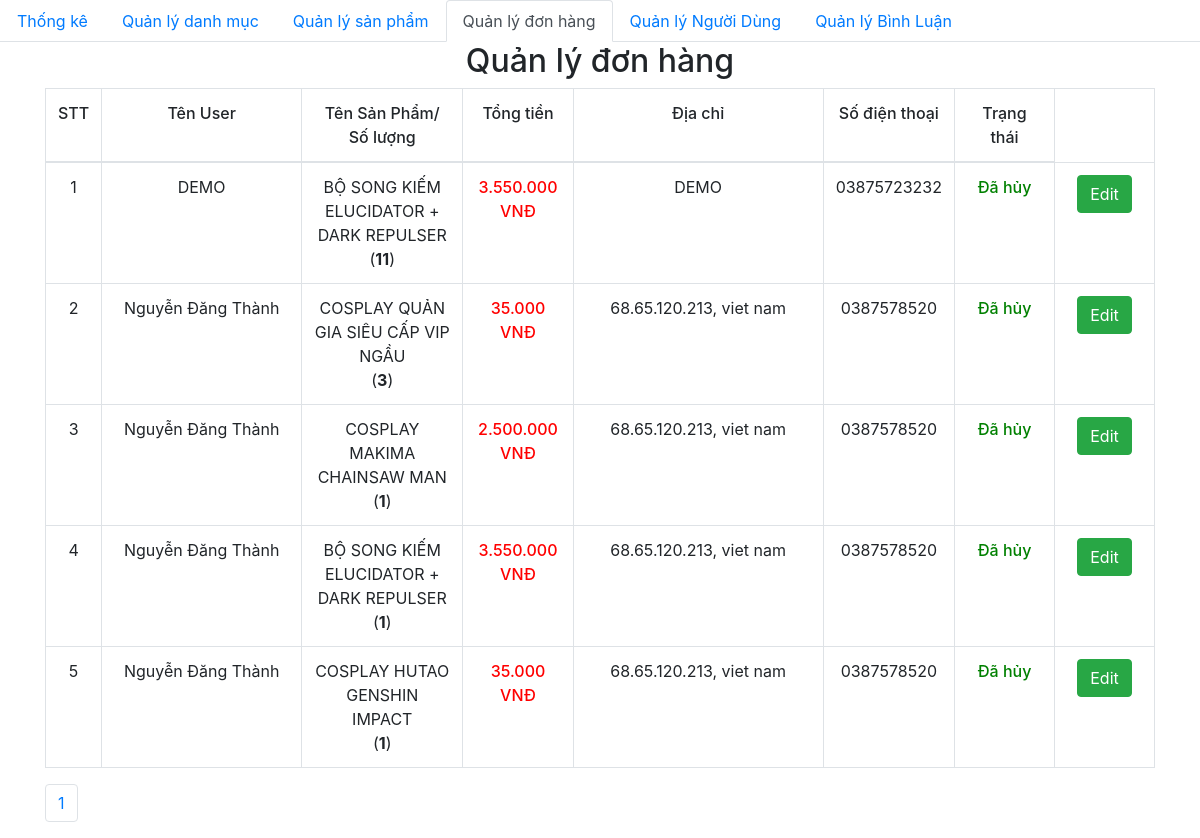
Screenshot of /admin/dashboard.php with the database file from the repository.
### tables this page shows
CREATE TABLE `order_details` (
  `id` int NOT NULL,
  `order_id` int NOT NULL,
  `product_id` int NOT NULL,
  `id_user` int NOT NULL,
  `num` int NOT NULL,
  `price` float NOT NULL,
  `status` varchar(255) NOT NULL
);

CREATE TABLE `orders` (
  `id` int NOT NULL,
  `fullname` varchar(100) NOT NULL,
  `phone_number` varchar(20) NOT NULL,
  `email` varchar(150) NOT NULL,
  `address` varchar(200) NOT NULL,
  `note` varchar(255) DEFAULT NULL,
  `order_date` datetime DEFAULT NULL
);

CREATE TABLE `product` (
  `id` int NOT NULL,
  `title` varchar(200) NOT NULL,
  `price` float NOT NULL,
  `number` float NOT NULL,
  `thumbnail` varchar(500) NOT NULL,
  `content` longtext NOT NULL,
  `id_category` int NOT NULL,
  `created_at` datetime DEFAULT NULL,
  `updated_at` datetime DEFAULT NULL,
  `luot_xem` int NOT NULL,
  `so_comments` int NOT NULL
);

### admin/database/dbhelper.php (called while the page is built, shortened)
<?php
function executeResult($sql)
{
	$con = mysqli_connect(HOST, USERNAME, PASSWORD, DATABASE);
	$result = mysqli_query($con, $sql);
	$data   = [];
	while ($row = mysqli_fetch_array($result, 1)) {
		$data[] = $row;
	}
	return $data;
}

### admin/dashboard.php (the view, shortened to what this page needs)
<?php require_once('database/dbhelper.php'); ?>
<!DOCTYPE html>
<html>
<head>
    <link rel="stylesheet" href="https://maxcdn.bootstrapcdn.com/bootstrap/4.4.1/css/bootstrap.min.css">
    <link href="https://cdn.jsdelivr.net/npm/summernote@0.8.18/dist/summernote.min.css" rel="stylesheet">
</head>
<body>
    <ul class="nav nav-tabs">
        <li class="nav-item">
            <a class="nav-link" href="category/index.php">Thống kê</a>
        </li>
        <li class="nav-item">
            <a class="nav-link" href="category/index.php">Quản lý danh mục</a>
        </li>
        <li class="nav-item">
            <a class="nav-link" href="product/">Quản lý sản phẩm</a>
        </li>
        <li class="nav-item ">
            <a class="nav-link active" href="dashboard.php">Quản lý đơn hàng</a>
        </li>
        <li class="nav-item">
            <a class="nav-link" href="user/index.php">Quản lý Người Dùng</a>
        </li>
        <li class="nav-item">
            <a class="nav-link" href="comments/index.php">Quản lý Bình Luận</a>
        </li>
    </ul>
    <div class="container">
        <div class="panel panel-primary">
            <div class="panel-heading">
                <h2 class="text-center">Quản lý đơn hàng</h2>
            </div>
            <div class="panel-body">
                <form action="" method="POST">
                    <table class="table table-bordered table-hover">
                        <thead>
                            <tr style="font-weight: 500;text-align: center;">
                                <td width="50px">STT</td>
                                <td width="200px">Tên User</td>
                                <td>Tên Sản Phẩm/<br>Số lượng</td>
                                <td>Tổng tiền</td>
                                <td width="250px">Địa chỉ</td>
                                <td>Số điện thoại</td>
                                <td>Trạng thái</td>
                            </tr>
                        </thead>
                        <tbody>
                            <?php
                            try {
                                if (isset($_GET['page'])) {
                                    $page = $_GET['page'];
                                } else {
                                    $page = 1;
                                }
                                $limit = 10;
                                $start = ($page - 1) * $limit;
                                $sql = "SELECT * from orders, order_details, product
                                where order_details.order_id=orders.id and product.id=order_details.product_id ORDER BY order_date DESC limit $start,$limit ";
                                $order_details_List = executeResult($sql);
                                $count = 0;
                                foreach ($order_details_List as $item) {
                                    echo '
                                        <tr style="text-align: center;">
                                            <td width="50px">' . (++$count) . '</td>
                                            <td style="text-align:center">' . $item['fullname'] . '</td>
                                            <td>' . $item['title'] . '<br>(<strong>' . $item['num'] . '</strong>)</td>
                                            <td class="b-500 red">' . number_format($item['price'], 0, ',', '.') . '<span> VNĐ</span></td>
                                            <td width="100px">' . $item['address'] . '</td>
                                            <td width="100px">' . $item['phone_number'] . '</td>
                                            <td width="100px" class="green b-500">' . $item['status'] . '</td>
                                            <td width="100px">
                                                <a href="edit.php?order_id=' . $item['order_id'] . '" class="btn btn-success">Edit</a>
                                            </td>
                                        </tr>
                                    ';
                                }
                            } catch (Exception $e) {
                                die("Lỗi thực thi sql: " . $e->getMessage());
                            }
                            ?>
                        </tbody>
                    </table>
                </form>
            </div>
            <ul class="pagination">
                <?php
                $sql = "SELECT * from orders, order_details, product
                where order_details.order_id=orders.id and product.id=order_details.product_id";
                $conn = mysqli_connect(HOST, USERNAME, PASSWORD, DATABASE);
                $result = mysqli_query($conn, $sql);
                $current_page = 0;
                if (mysqli_num_rows($result)) {
                    $numrow = mysqli_num_rows($result);
                    $current_page = ceil($numrow / 10);
                }
                for ($i = 1; $i <= $current_page; $i++) {
                    if ($i == $current_page) {
                        echo '
            <li class="page-item"><a class="page-link" href="?page=' . $i . '">' . $i . '</a></li>';
                    } else {
                        echo '
            <li class="page-item"><a class="page-link" href="?page=' . $i . '">' . $i . '</a></li>
                    ';
                    }
                }
                ?>
            </ul>
        </div>
    </div>
</body>
</html>

### admin/dashboard.php (style rules this page uses)
.b-500 { font-weight: 500; }
.red { color: red; }
.green { color: green; }

### rows the page displays
order_details: order.fullname "DEMO", product.title "BỘ SONG KIẾM ELUCIDATOR + DARK REPULSER", num "11", product.price "3.550.000", order.address "DEMO", order.phone_number "03875723232", status "Đã hủy"
order_details: order.fullname "Nguyễn Đăng Thành", product.title "COSPLAY QUẢN GIA SIÊU CẤP VIP NGẦU", num "3", product.price "35.000", order.address "68.65.120.213, viet nam", order.phone_number "0387578520", status "Đã hủy"
order_details: order.fullname "Nguyễn Đăng Thành", product.title "COSPLAY MAKIMA CHAINSAW MAN", num "1", product.price "2.500.000", order.address "68.65.120.213, viet nam", order.phone_number "0387578520", status "Đã hủy"
order_details: order.fullname "Nguyễn Đăng Thành", product.title "BỘ SONG KIẾM ELUCIDATOR + DARK REPULSER", num "1", product.price "3.550.000", order.address "68.65.120.213, viet nam", order.phone_number "0387578520", status "Đã hủy"
order_details: order.fullname "Nguyễn Đăng Thành", product.title "COSPLAY HUTAO GENSHIN IMPACT", num "1", product.price "35.000", order.address "68.65.120.213, viet nam", order.phone_number "0387578520", status "Đã hủy"
